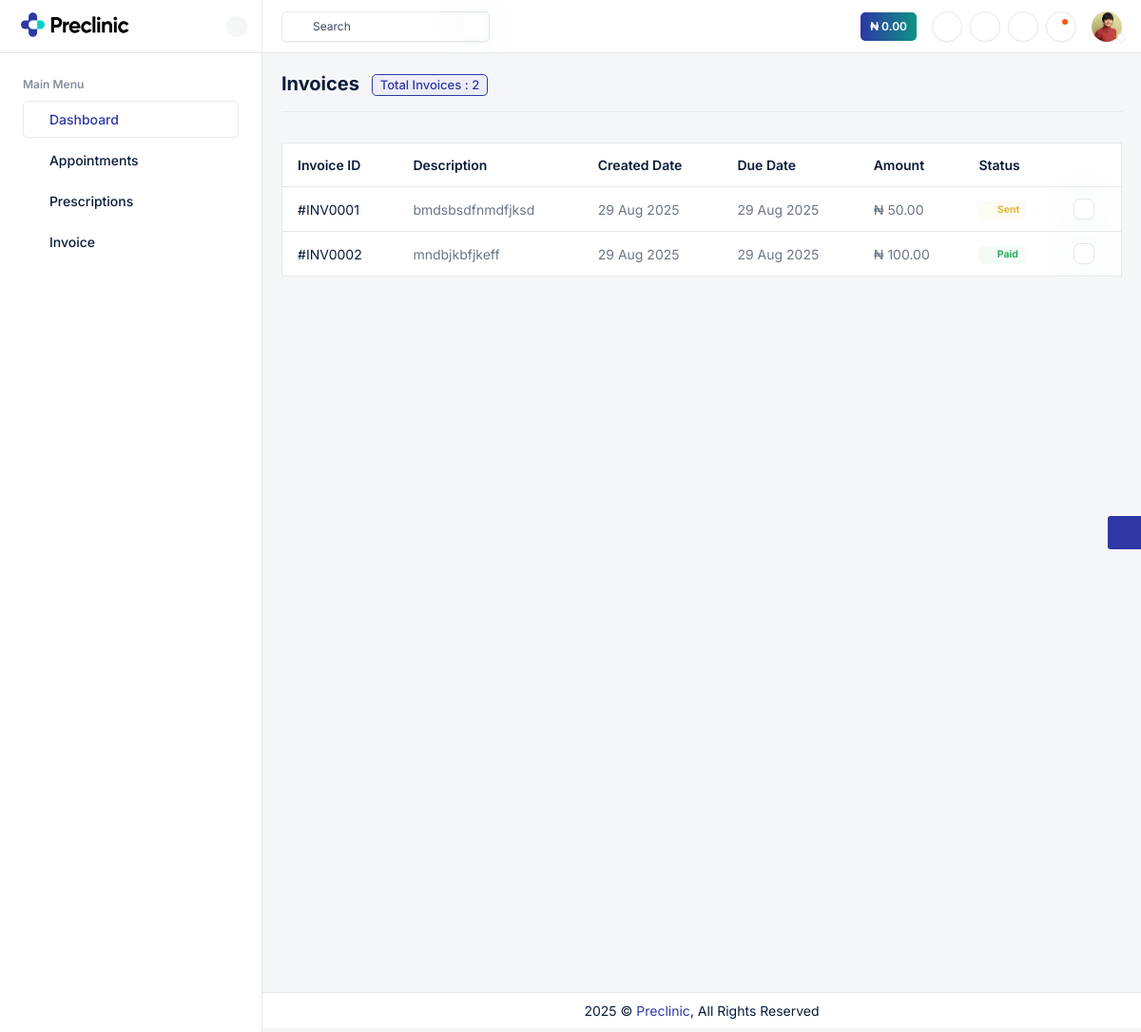
The page /patient/invoice (signed in) on the database its author committed.
### patients/models.py (models this page shows, shortened)
class Wallet(models.Model):
    patient = models.OneToOneField(
        "patients.Patient", on_delete=models.CASCADE, related_name="wallet"
    )
    balance = models.DecimalField(max_digits=12, decimal_places=2, default=0.00)
    created_at = models.DateTimeField(auto_now_add=True)
    updated_at = models.DateTimeField(auto_now=True)

class BaseAbstractModel(models.Model):
    created_at = models.DateTimeField(auto_now_add=True)
    updated_at = models.DateTimeField(auto_now=True)
    class Meta:
        abstract = True

class Invoice(BaseAbstractModel):
    number = models.CharField(max_length=50, unique=True, blank=True, null=True)
    patient = models.ForeignKey("Patient", on_delete=models.CASCADE, related_name="invoices")
    subtotal = models.DecimalField(max_digits=12, decimal_places=2, default=0)
    total = models.DecimalField(max_digits=12, decimal_places=2, default=0)
    total_in_words = models.CharField(max_length=255, blank=True, null=True)
    issued_on = models.DateField()
    due_date = models.DateField()
    status = models.CharField(
        max_length=20,
        choices=[
            ("draft", "Draft"),
            ("sent", "Sent"),
            ("paid", "Paid"),
            ("overdue", "Overdue"),
            ("cancelled", "Cancelled"),
        ],
        default="draft",
    )
    vat = models.DecimalField(max_digits=12, decimal_places=2, default=0)
    terms = models.TextField(blank=True, null=True)
    notes = models.TextField(blank=True, null=True)
    signed_by = models.CharField(max_length=100, blank=True, null=True)
    signed_role = models.CharField(max_length=100, blank=True, null=True)
    class Meta:
        ordering = ["-issued_on"]

### patients/views.py (the view)
# urls.py: path("invoice", invoice_list, name="invoice_list"),
@login_required
def invoice_list(request):
    invoices = Invoice.objects.prefetch_related('items').order_by("-issued_on")
    total_invoices = invoices.count()
    return render(request, "patient-invoices.html", {
        "invoices": invoices,
        "total_invoices": total_invoices
    })

### patients/context_processors.py (called while the page is built)
def dashboard(request):
    wallet_balance = 0
    if request.user.is_authenticated and hasattr(request.user, 'patient_profile'):
        patient = request.user.patient_profile
        wallet = getattr(patient, "wallet", None)
        wallet_balance = wallet.balance if wallet else 0
    return {
        "wallet_balance": wallet_balance,
    }

### patients/templates/patient-invoices.html (shortened to what this page needs)
{%extends 'base.html'%}
{%load static %}
{%block content%}
    <div class="main-wrapper">
        <div class="page-wrapper">
			<div class="content content-two">
                <div class="d-flex align-items-sm-center flex-sm-row flex-column gap-2 pb-3 mb-3 border-1 border-bottom">
                    <div class="flex-grow-1">
                    <h4 class="fw-bold mb-0">
                        Invoices
                        <span class="badge badge-soft-primary border pt-1 px-2 border-primary fw-medium ms-2 fw-medium fs-13">
                            Total Invoices : {{ total_invoices }}
                        </span>
                    </h4>
                    </div>
				</div>
                <div class=" d-flex align-items-center justify-content-between flex-wrap row-gap-3">
                </div>
                <div class="row">
                    <div class="col-sm-12">
                        <div>
                            <div class="card-body p-0">
                                <div class="table-responsive table-nowrap">
                                    <table class="table border datatable">
                                        <thead class="">
                                            <tr>
                                                <th>Invoice ID</th>
                                                <th>Description</th>
                                                <th>Created Date</th>
                                                <th>Due Date</th>
                                                <th>Amount</th>
                                                <th>Status</th>
                                                <th></th>
                                            </tr>
                                        </thead>
                                        <tbody>
                                            {% for invoice in invoices %}
                                            <tr>
                                                <td>
                                                    <a href="#">#{{ invoice.number }}</a>
                                                </td>
                                                <td>
                                                    {% if invoice.items.first %}
                                                        {{ invoice.notes }}
                                                    {% else %}
                                                        No items
                                                    {% endif %}
                                                </td>
                                                <td>
                                                    {{ invoice.issued_on|date:"d M Y" }}
                                                </td>
                                                <td>
                                                    {{ invoice.due_date|date:"d M Y" }}
                                                </td>
                                                <td>
                                                     ₦ {{ invoice.total|floatformat:2 }}
                                                </td>
                                                <td>
                                                    {% if invoice.status == "paid" %}
                                                        <span class="badge badge-soft-success d-inline-flex align-items-center">
                                                            <i class="ti ti-point-filled me-1"></i>Paid
                                                        </span>
                                                    {% elif invoice.status == "draft" %}
                                                        <span class="badge badge-soft-secondary d-inline-flex align-items-center">
                                                            <i class="ti ti-point-filled me-1"></i>Draft
                                                        </span>
                                                    {% elif invoice.status == "sent" %}
                                                        <span class="badge badge-soft-warning d-inline-flex align-items-center">
                                                            <i class="ti ti-point-filled me-1"></i>Sent
                                                        </span>
                                                    {% elif invoice.status == "overdue" %}
                                                        <span class="badge badge-soft-danger d-inline-flex align-items-center text-danger">
                                                            <i class="ti ti-point-filled me-1"></i>Overdue
                                                        </span>
                                                    {% elif invoice.status == "cancelled" %}
                                                        <span class="badge badge-soft-dark d-inline-flex align-items-center text-dark">
                                                            <i class="ti ti-point-filled me-1"></i>Cancelled
                                                        </span>
                                                    {% endif %}
                                                </td>
                                                <td class="action-item">
                                                    <a href="javascript:void(0);" data-bs-toggle="dropdown">
                                                        <i class="ti ti-dots-vertical"></i>
                                                    </a>
                                                </td>
                                            </tr>
                                            {% empty %}
                                            <tr>
                                                <td colspan="7" class="text-center">No invoices found.</td>
                                            </tr>
                                            {% endfor %}
                                        </tbody>
                                    </table>
                                </div>
                            </div>
                        </div>
                    </div>
                </div>
		    </div>
            <div class="footer text-center bg-white p-2 border-top">
                <p class="text-dark mb-0">2025 &copy; <a href="javascript:void(0);" class="link-primary">Preclinic</a>, All Rights Reserved</p>
            </div>
        </div>
    </div>
{%endblock content%}

### patients/templates/base.html (shortened to what this page needs)
{%load static%}
<!DOCTYPE html>
<html lang="en">
<head>
    <link rel="stylesheet" href="{%static 'assets/css/bootstrap.min.css'%}">
	<link rel="stylesheet" href="{%static 'assets/plugins/daterangepicker/daterangepicker.css'%}">
    <link rel="stylesheet" href="{%static 'assets/css/bootstrap-datetimepicker.min.css'%}">
	<link rel="stylesheet" href="{%static 'assets/plugins/fontawesome/css/fontawesome.min.css'%}">
	<link rel="stylesheet" href="{%static 'assets/plugins/fontawesome/css/all.min.css'%}">
    <link rel="stylesheet" href="{%static 'assets/plugins/tabler-icons/tabler-icons.min.css'%}">
    <link rel="stylesheet" href="{%static 'assets/plugins/simplebar/simplebar.min.css'%}">
    <link rel="stylesheet" href="{%static 'assets/css/style.css'%}" id="app-style">
</head>
<body>
    <div class="main-wrapper">
        <header class="navbar-header">
            <div class="page-container topbar-menu">
                <div class="d-flex align-items-center gap-2">
                    <div class="me-auto d-flex align-items-center header-search d-lg-flex d-none">
                        <div class="input-icon-start position-relative me-2">
                            <span class="input-icon-addon">
                                <i class="ti ti-search"></i>
                            </span>
                           <input type="text" class="form-control shadow-sm" placeholder="Search">
                           <span class="input-icon-addon text-dark shadow fs-18 d-inline-flex p-0 header-search-icon"><i class="ti ti-command"></i></span>
                        </div>
                    </div>
                </div>
                <div class="d-flex align-items-center">
					<a href="javascript:void(0);" class="btn btn-liner-gradient me-3 d-lg-flex d-none">₦ {{ wallet_balance|floatformat:2 }}</a>
                    <div class="header-item">
                        <div class="dropdown me-2">
                            <a href="patient-appointments.html" class="btn topbar-link"><i class="ti ti-calendar-due"></i></a>
                        </div>
                    </div>
                    <div class="header-item">
                        <div class="dropdown me-2">
                            <a href="patient-profile-settings.html" class="btn topbar-link"><i class="ti ti-settings-2"></i></a>
                        </div>
                    </div>
                    <div class="header-item d-none d-sm-flex me-2">
                        <button class="topbar-link btn btn-icon topbar-link" id="light-dark-mode" type="button">
                            <i class="ti ti-moon fs-16"></i>
                        </button>
                    </div>
                    <div class="header-item">
						<div class="dropdown me-3">
							<button class="topbar-link btn btn-icon topbar-link dropdown-toggle drop-arrow-none" data-bs-toggle="dropdown" data-bs-offset="0,24" type="button" aria-haspopup="false" aria-expanded="false">
								<i class="ti ti-bell-check fs-16 animate-ring"></i>
								<span class="notification-badge"></span>
							</button>
						</div>
					</div>
					<div class="dropdown profile-dropdown d-flex align-items-center justify-content-center">
                        <a href="javascript:void(0);" class="topbar-link dropdown-toggle drop-arrow-none position-relative" data-bs-toggle="dropdown" data-bs-offset="0,22" aria-haspopup="false" aria-expanded="false">
                            <img src="assets/img/users/user-02.jpg" width="32" class="rounded-circle d-flex" alt="user-image">
                            <span class="online text-success"><i class="ti ti-circle-filled d-flex bg-white rounded-circle border border-1 border"></i></span>
                        </a>
                    </div>
                </div>
            </div>
        </header>
        <div class="sidebar" id="sidebar">
            <div class="sidebar-logo">
                <div>
                    <a href="index.html" class="logo logo-normal">
                        <img src="assets/img/logo.svg" alt="Logo">
                    </a>
                </div>
                <button class="sidenav-toggle-btn btn border-0 p-0 active" id="toggle_btn">
                    <i class="ti ti-arrow-left text-body"></i>
                </button>
            </div>
            <div class="sidebar-inner" data-simplebar>
                <div id="sidebar-menu" class="sidebar-menu">
                    <ul>
                        <li class="menu-title"><span>Main Menu</span></li>
                        <li>
                            <ul>
                                <li class="active">
                                    <a href="{%url 'patient_dashboard'%}">
                                        <i class="ti ti-layout-dashboard"></i><span>Dashboard</span>
                                    </a>
                                </li>
                                <li>
                                    <a href="{%url 'appointment'%}">
                                        <i class="ti ti-calendar-check"></i><span>Appointments</span>
                                    </a>
                                </li>
                                <li>
                                    <a href="{%url 'prescription'%}">
                                        <i class="ti ti-prescription"></i><span>Prescriptions</span>
                                    </a>
                                </li>
                                <li>
                                    <a href="{%url 'invoice_list'%}">
                                        <i class="ti ti-star"></i><span>Invoice</span>
                                    </a>
                                </li>
                            </ul>
                        </li>
                    </ul>
                </div>
            </div>
        </div>
{%block content%}
{%endblock content%}
</body>
</html>

### rows shown on the page
Wallet: balance "0.00"
Invoice: number "INV0001", notes "bmdsbsdfnmdfjksd", issued_on "29 Aug 2025", due_date "29 Aug 2025", total "50.00", status "sent" (drawn)
Invoice: number "INV0002", notes "mndbjkbfjkeff", issued_on "29 Aug 2025", due_date "29 Aug 2025", total "100.00", status "paid" (drawn)

### other values the page prints
{{ total_invoices }} "2"
